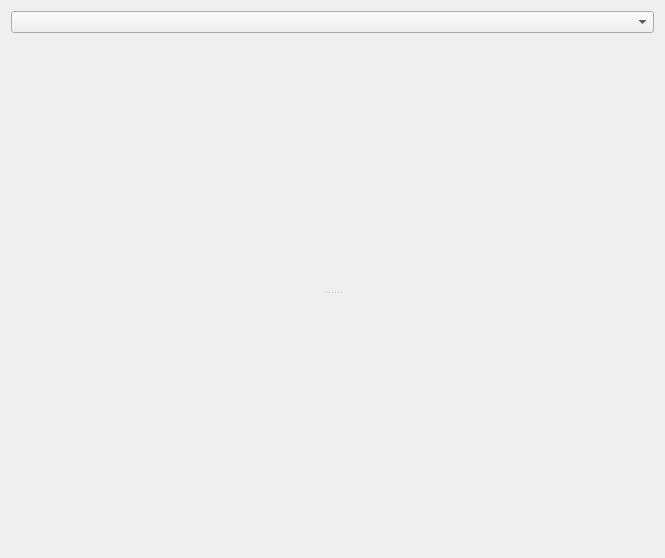
<?xml version="1.0" encoding="UTF-8"?>
<ui version="4.0">
 <class>UserWnd</class>
 <widget class="QWidget" name="UserWnd">
  <property name="geometry">
   <rect>
    <x>0</x>
    <y>0</y>
    <width>665</width>
    <height>558</height>
   </rect>
  </property>
  <property name="windowTitle">
   <string>UserWnd</string>
  </property>
  <layout class="QGridLayout" name="gridLayout">
   <item row="1" column="0">
    <widget class="QWidget" name="widget" native="true">
     <layout class="QVBoxLayout" name="verticalLayout">
      <item>
       <widget class="QSplitter" name="splitter">
        <property name="sizePolicy">
         <sizepolicy hsizetype="Expanding" vsizetype="Expanding">
          <horstretch>0</horstretch>
          <verstretch>0</verstretch>
         </sizepolicy>
        </property>
        <property name="orientation">
         <enum>Qt::Vertical</enum>
        </property>
        <widget class="MsgView" name="msgView" native="true">
         <property name="sizePolicy">
          <sizepolicy hsizetype="Expanding" vsizetype="Preferred">
           <horstretch>0</horstretch>
           <verstretch>0</verstretch>
          </sizepolicy>
         </property>
        </widget>
        <widget class="MsgEdit" name="msgEdit" native="true">
         <property name="sizePolicy">
          <sizepolicy hsizetype="Expanding" vsizetype="Preferred">
           <horstretch>0</horstretch>
           <verstretch>0</verstretch>
          </sizepolicy>
         </property>
        </widget>
       </widget>
      </item>
     </layout>
    </widget>
   </item>
   <item row="0" column="0">
    <widget class="QComboBox" name="cb_target"/>
   </item>
  </layout>
 </widget>
 <customwidgets>
  <customwidget>
   <class>MsgEdit</class>
   <extends>QWidget</extends>
   <header>msgedit.h</header>
   <container>1</container>
   <slots>
    <signal>messageSendRequested(QString)</signal>
   </slots>
  </customwidget>
  <customwidget>
   <class>MsgView</class>
   <extends>QWidget</extends>
   <header>msgview.h</header>
   <container>1</container>
  </customwidget>
 </customwidgets>
 <resources/>
 <connections>
  <connection>
   <sender>msgEdit</sender>
   <signal>messageSendRequested(QString)</signal>
   <receiver>UserWnd</receiver>
   <slot>messageSendRequested(QString)</slot>
   <hints>
    <hint type="sourcelabel">
     <x>135</x>
     <y>249</y>
    </hint>
    <hint type="destinationlabel">
     <x>21</x>
     <y>297</y>
    </hint>
   </hints>
  </connection>
 </connections>
 <slots>
  <slot>messageSendRequested(QString)</slot>
 </slots>
</ui>
